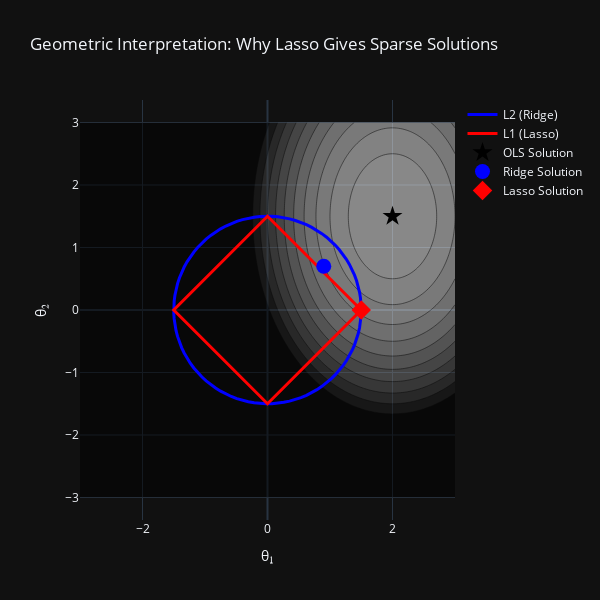

The notebook cell saved with this chart:
### Markdown cell above
### Question 6h and 6i

### Code cell
# Part (h): Geometric visualization of L1 vs L2 constraints

# Create 2D visualization
theta1_range = np.linspace(-3, 3, 200)
theta2_range = np.linspace(-3, 3, 200)
T1, T2 = np.meshgrid(theta1_range, theta2_range)
ols_center = (2, 1.5)
Z_ols = (T1 - ols_center[0])**2 + 0.5*(T2 - ols_center[1])**2

C = 1.5
theta_circle = np.linspace(0, 2*np.pi, 100)
circle_x = C * np.cos(theta_circle)
circle_y = C * np.sin(theta_circle)

# L1 constraint (diamond)
diamond_x = [C, 0, -C, 0, C]
diamond_y = [0, C, 0, -C, 0]

fig = go.Figure()

fig.add_trace(go.Contour(
    x=theta1_range, y=theta2_range, z=Z_ols,
    contours=dict(start=0.5, end=5, size=0.5),
    colorscale='Greys', showscale=False, opacity=0.5,
    name='OLS Loss'
))

fig.add_trace(go.Scatter(
    x=circle_x, y=circle_y, mode='lines',
    line=dict(color='blue', width=3),
    name='L2 (Ridge)'
))

fig.add_trace(go.Scatter(
    x=diamond_x, y=diamond_y, mode='lines',
    line=dict(color='red', width=3),
    name='L1 (Lasso)'
))

# OLS solution
fig.add_trace(go.Scatter(
    x=[ols_center[0]], y=[ols_center[1]], mode='markers',
    marker=dict(size=15, color='black', symbol='star'),
    name='OLS Solution'
))

ridge_sol = (0.9, 0.7)
fig.add_trace(go.Scatter(
    x=[ridge_sol[0]], y=[ridge_sol[1]], mode='markers',
    marker=dict(size=15, color='blue', symbol='circle'),
    name='Ridge Solution'
))

lasso_sol = (C, 0)
fig.add_trace(go.Scatter(
    x=[lasso_sol[0]], y=[lasso_sol[1]], mode='markers',
    marker=dict(size=15, color='red', symbol='diamond'),
    name='Lasso Solution'
))

fig.update_layout(
    title='Geometric Interpretation: Why Lasso Gives Sparse Solutions',
    xaxis_title='θ₁',
    yaxis_title='θ₂',
    height=600, width=600,
    xaxis=dict(range=[-3, 3]),
    yaxis=dict(range=[-3, 3], scaleanchor='x')
)
fig.show()

np.random.seed(123)
X6_corr = X.copy()
X6_corr[:, 5] = X6_corr[:, 0] + np.random.randn(n) * 0.1
# x6 ≈ x1 + small noise

print(f"Correlation(x_1, x_6): ")
print(f"{np.corrcoef(X6_corr[:, 0], X6_corr[:, 5])[0,1]:.4f}")

# Fit Lasso on correlated data
results_corr = []
for seed in range(5):
    np.random.seed(seed)
    idx = np.random.choice(n, n, replace=True)
    X_boot = X6_corr[idx]
    y_boot = y[idx]

    lasso_corr = Lasso(alpha=0.1, fit_intercept=False, max_iter=10000)
    lasso_corr.fit(X_boot, y_boot)
    results_corr.append({
        'seed': seed,
        'θ₁': lasso_corr.coef_[0],
        'θ₆': lasso_corr.coef_[5]
    })

results_df = pd.DataFrame(results_corr)
print("\nLasso coefficients across different bootstrap samples:")
print(results_df.to_string(index=False))

### Figure 1 — Plotly figure (JSON) as saved in the notebook; plotly's stock layout.template omitted (floating-point values rounded to 4 significant figures; data arrays with more than 128 entries replaced by an {"elided": "..."} marker saying what was removed)
{"data": [{"colorscale": [[0.0, "rgb(255,255,255)"], [0.125, "rgb(240,240,240)"], [0.25, "rgb(217,217,217)"], [0.375, "rgb(189,189,189)"], [0.5, "rgb(150,150,150)"], [0.625, "rgb(115,115,115)"], [0.75, "rgb(82,82,82)"], [0.875, "rgb(37,37,37)"], [1.0, "rgb(0,0,0)"]], "contours": {"end": 5, "size": 0.5, "start": 0.5}, "name": "OLS Loss", "opacity": 0.5, "showscale": false, "x": {"elided": "200 float values"}, "y": {"elided": "200 float values"}, "z": {"elided": "200x200 float values"}, "type": "contour"}, {"line": {"color": "blue", "width": 3}, "mode": "lines", "name": "L2 (Ridge)", "x": [1.5, 1.497, 1.488, 1.473, 1.452, 1.425, 1.393, 1.354, 1.311, 1.262, 1.208, 1.149, 1.086, 1.018, 0.9458, 0.8701, 0.7908, 0.7084, 0.6231, 0.5353, 0.4454, 0.3536, 0.2605, 0.1663, 0.07137, -0.0238, -0.1189, -0.2135, -0.3072, -0.3997, -0.4906, -0.5795, -0.6661, -0.75, -0.8309, -0.9084, -0.9823, -1.052, -1.118, -1.179, -1.236, -1.287, -1.333, -1.374, -1.41, -1.439, -1.463, -1.481, -1.493, -1.499, -1.499, -1.493, -1.481, -1.463, -1.439, -1.41, -1.374, -1.333, -1.287, -1.236, -1.179, -1.118, -1.052, -0.9823, -0.9084, -0.8309, -0.75, -0.6661, -0.5795, -0.4906, -0.3997, -0.3072, -0.2135, -0.1189, -0.0238, 0.07137, 0.1663, 0.2605, 0.3536, 0.4454, 0.5353, 0.6231, 0.7084, 0.7908, 0.8701, 0.9458, 1.018, 1.086, 1.149, 1.208, 1.262, 1.311, 1.354, 1.393, 1.425, 1.452, 1.473, 1.488, 1.497, 1.5], "y": [0.0, 0.09514, 0.1899, 0.2839, 0.3767, 0.4681, 0.5575, 0.6447, 0.7293, 0.811, 0.8894, 0.9642, 1.035, 1.102, 1.164, 1.222, 1.275, 1.322, 1.364, 1.401, 1.432, 1.458, 1.477, 1.491, 1.498, 1.5, 1.495, 1.485, 1.468, 1.446, 1.418, 1.384, 1.344, 1.299, 1.249, 1.194, 1.134, 1.069, 1.0, 0.9272, 0.8506, 0.7705, 0.6873, 0.6014, 0.513, 0.4226, 0.3305, 0.237, 0.1426, 0.04759, -0.04759, -0.1426, -0.237, -0.3305, -0.4226, -0.513, -0.6014, -0.6873, -0.7705, -0.8506, -0.9272, -1.0, -1.069, -1.134, -1.194, -1.249, -1.299, -1.344, -1.384, -1.418, -1.446, -1.468, -1.485, -1.495, -1.5, -1.498, -1.491, -1.477, -1.458, -1.432, -1.401, -1.364, -1.322, -1.275, -1.222, -1.164, -1.102, -1.035, -0.9642, -0.8894, -0.811, -0.7293, -0.6447, -0.5575, -0.4681, -0.3767, -0.2839, -0.1899, -0.09514, -3.674e-16], "type": "scatter"}, {"line": {"color": "red", "width": 3}, "mode": "lines", "name": "L1 (Lasso)", "x": [1.5, 0, -1.5, 0, 1.5], "y": [0, 1.5, 0, -1.5, 0], "type": "scatter"}, {"marker": {"color": "black", "size": 15, "symbol": "star"}, "mode": "markers", "name": "OLS Solution", "x": [2], "y": [1.5], "type": "scatter"}, {"marker": {"color": "blue", "size": 15, "symbol": "circle"}, "mode": "markers", "name": "Ridge Solution", "x": [0.9], "y": [0.7], "type": "scatter"}, {"marker": {"color": "red", "size": 15, "symbol": "diamond"}, "mode": "markers", "name": "Lasso Solution", "x": [1.5], "y": [0], "type": "scatter"}], "layout": {"xaxis": {"title": {"text": "θ₁"}, "range": [-3, 3]}, "yaxis": {"title": {"text": "θ₂"}, "range": [-3, 3], "scaleanchor": "x"}, "title": {"text": "Geometric Interpretation: Why Lasso Gives Sparse Solutions"}, "height": 600, "width": 600}}
